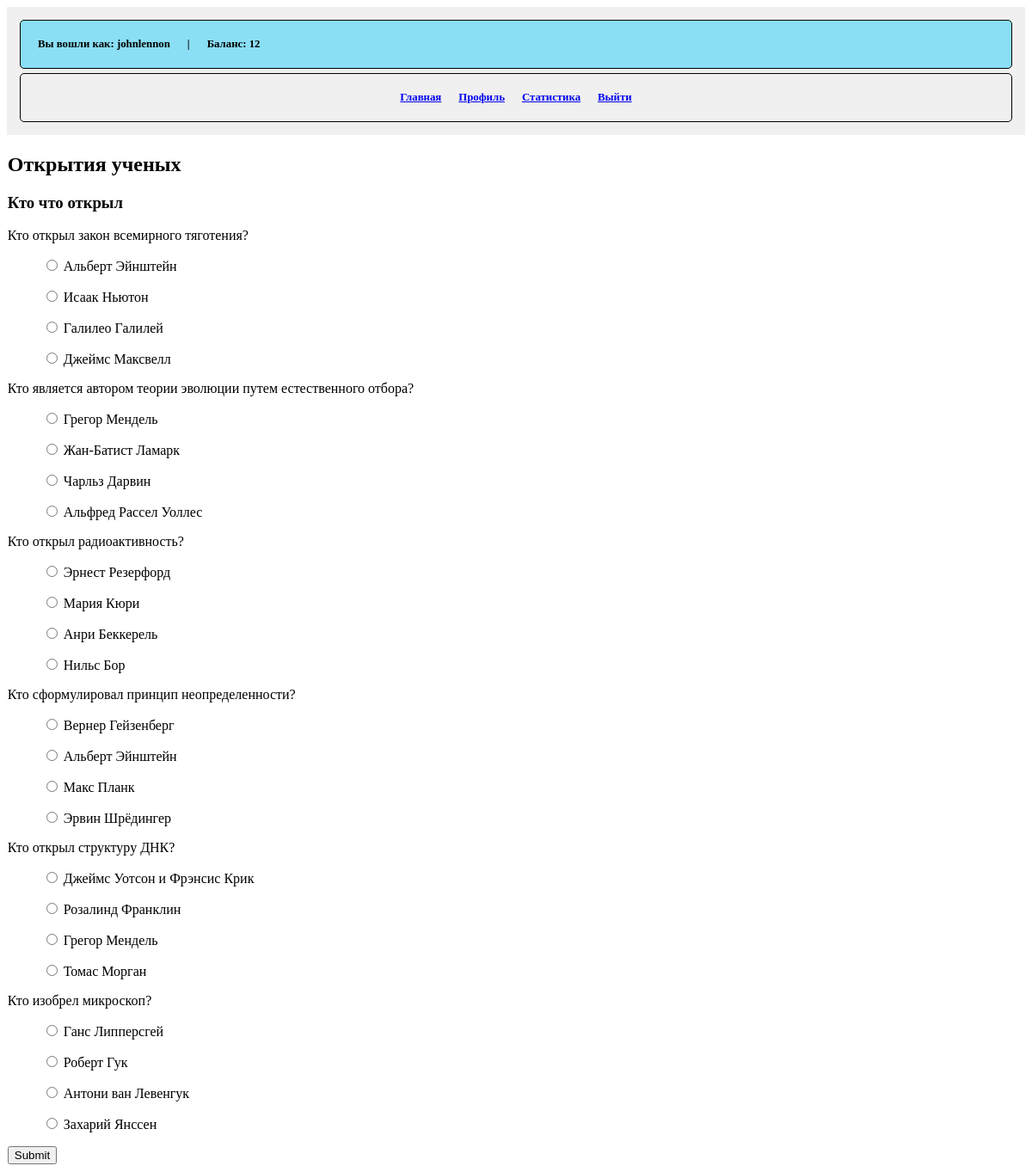
Screenshot of /quiz/3/ (signed in) with the database file from the repository.
### polls/models.py (models this page shows, shortened)
class UserProfile(models.Model):
    user = models.OneToOneField(User, on_delete=models.CASCADE)
    currency = models.IntegerField(default=0)
    background_color = models.CharField(max_length=7, default='#FFFFFF')
    border_color = models.CharField(max_length=7, default='#000000')

class Quiz(models.Model):
    name = models.CharField(max_length=200)
    description = models.TextField()

class Question(models.Model):
    quiz = models.ForeignKey(Quiz, on_delete=models.CASCADE)
    question_text = models.CharField(max_length=200)
    pub_date = models.DateTimeField("created_at")

class Choice(models.Model):
    question = models.ForeignKey(Question, on_delete=models.CASCADE)
    choice_text = models.CharField(max_length=200)
    correct = models.BooleanField(default=False)

### polls/views.py (the view)
# urls.py: path('quiz/<int:quiz_id>/', views.take_quiz, name='take_quiz'),
@login_required
def take_quiz(request, quiz_id):
    quiz = get_object_or_404(Quiz, pk=quiz_id)
    profile = request.user.userprofile
    if request.method == 'POST':
        for question in quiz.question_set.all():
            choice_id = request.POST.get(f'question_{question.id}')
            if choice_id:
                choice = Choice.objects.get(pk=choice_id)
                result = False
                if choice.correct:
                    profile.currency += 2
                    profile.save()
                    result = True
                UserAnswer.objects.create(user=request.user, question=question, choice=choice, result=result)
        return redirect('quizzes_list')
    else:
        questions = quiz.question_set.all()
        return render(request, 'take_quiz.html', {'quiz': quiz, 'questions': questions})

### polls/templates/take_quiz.html (shortened to what this page needs)
{% extends 'base.html' %}
{% block content %}
<h2>{{ quiz.name }}</h2>
    <h3>{{ quiz.description }}</h3>
    <form method="post">
        {% for question in questions %}
        <p>
            {{ question.question_text }}
            {% for choice in question.choice_set.all %}
                <ul>
                    <input type="radio" name="question_{{ question.id }}" value="{{ choice.id }}" required>
                    {{ choice.choice_text }}
                </ul>
            {% endfor %}
        </p>
        {% endfor %}
        <input type="submit"></input>
    </form>
{% endblock %}

### polls/templates/base.html (shortened to what this page needs)
<!DOCTYPE html>
<html lang="en">
<head>
</head>
<body>
    <header>
        {% if user.is_authenticated %}
            <span style="border-color: {{ user.userprofile.border_color }}; background: {{ user.userprofile.background_color }};  display: flex; justify-content: flex-start;">
                <a>Вы вошли как: {{ user.username }}</a>
                <a>|</a>
                <a>Баланс: {{ user.userprofile.currency }}</a>
            </span>
            <span style="display: flex; justify-content: center;">
                <a href="{% url 'quizzes_list' %}">Главная</a>
                <a href="{% url 'user_profile' %}">Профиль</a>
                <a href="{% url 'user_list' %}">Статистика</a>
                <a href="{% url 'logout' %}">Выйти</a>
            </span>
        {% else %}
            <span>
                Вы не вошли в систему
            </span>
        {% endif %}
    </header>
    <main>
        {% block content %}
        {% endblock %}
    </main>
</body>
</html>

### polls/templates/base.html (style rules this page uses)
header { display: block; font-size: .8em; font-weight: bold; justify-content: space-between; padding: 10px; background-color: #f0f0f0; }
main { padding: .8px; }
span { display: flex; font-size: 1em; justify-content: space-between; border: 1px solid black; border-radius: 5px; margin: 5px; padding: 10px; }
a { padding: 10px; }

### rows the page displays
Quiz: name "Открытия ученых", description "Кто что открыл"
Question: question_text "Кто открыл закон всемирного тяготения?"
Choice: choice_text "Альберт Эйнштейн"
Choice: choice_text "Исаак Ньютон"
Choice: choice_text "Галилео Галилей"
Choice: choice_text "Джеймс Максвелл"
Question: question_text "Кто является автором теории эволюции путем естественного отбора?"
Choice: choice_text "Грегор Мендель"
Choice: choice_text "Жан-Батист Ламарк"
Choice: choice_text "Чарльз Дарвин"
Choice: choice_text "Альфред Рассел Уоллес"
Question: question_text "Кто открыл радиоактивность?"
Choice: choice_text "Эрнест Резерфорд"
Choice: choice_text "Мария Кюри"
Choice: choice_text "Анри Беккерель"
Choice: choice_text "Нильс Бор"
Question: question_text "Кто сформулировал принцип неопределенности?"
Choice: choice_text "Вернер Гейзенберг"
Choice: choice_text "Альберт Эйнштейн"
Choice: choice_text "Макс Планк"
Choice: choice_text "Эрвин Шрёдингер"
Question: question_text "Кто открыл структуру ДНК?"
Choice: choice_text "Джеймс Уотсон и Фрэнсис Крик"
Choice: choice_text "Розалинд Франклин"
Choice: choice_text "Грегор Мендель"
Choice: choice_text "Томас Морган"
Question: question_text "Кто изобрел микроскоп?"
Choice: choice_text "Ганс Липперсгей"
Choice: choice_text "Роберт Гук"
Choice: choice_text "Антони ван Левенгук"
Choice: choice_text "Захарий Янссен"

### other values shown
{{ user.username }} "johnlennon"
{{ user.userprofile.currency }} "12"
